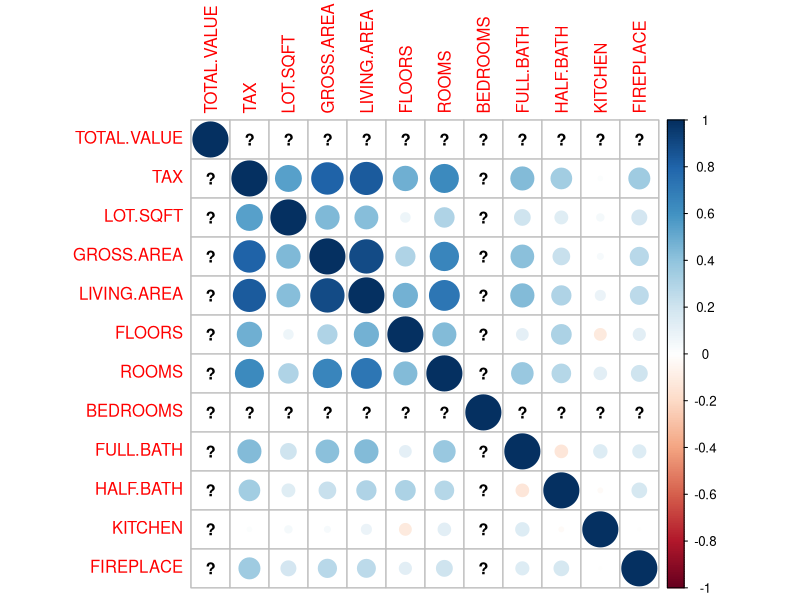
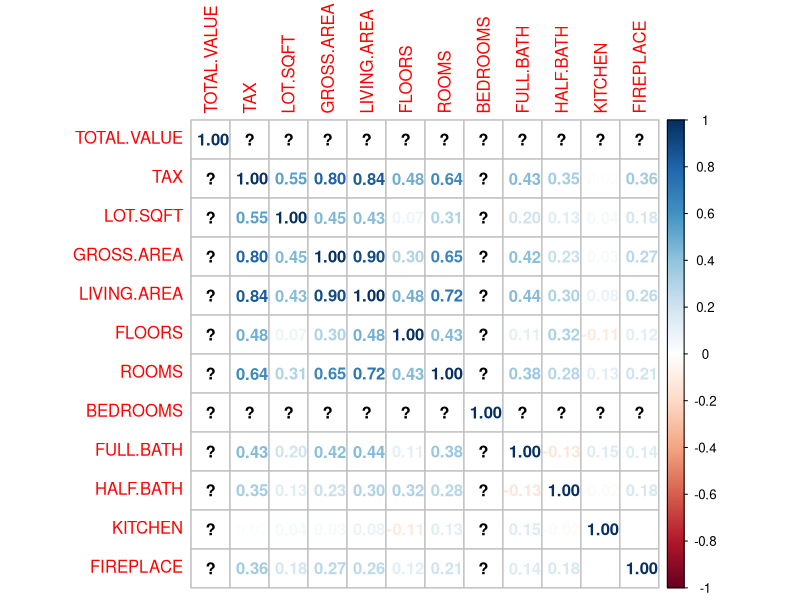
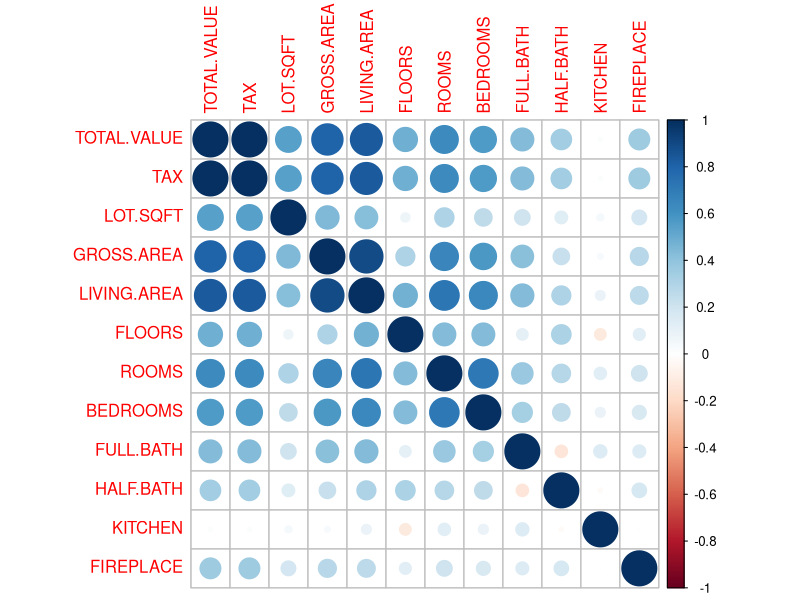
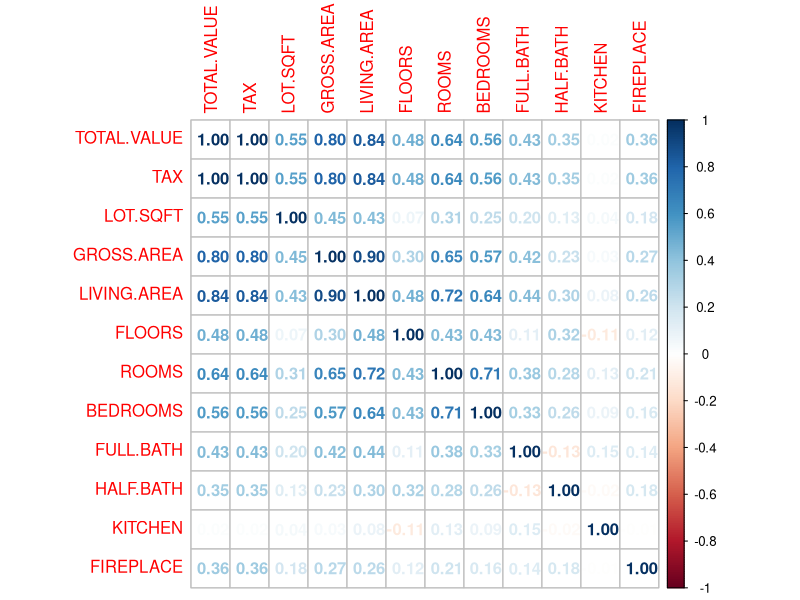
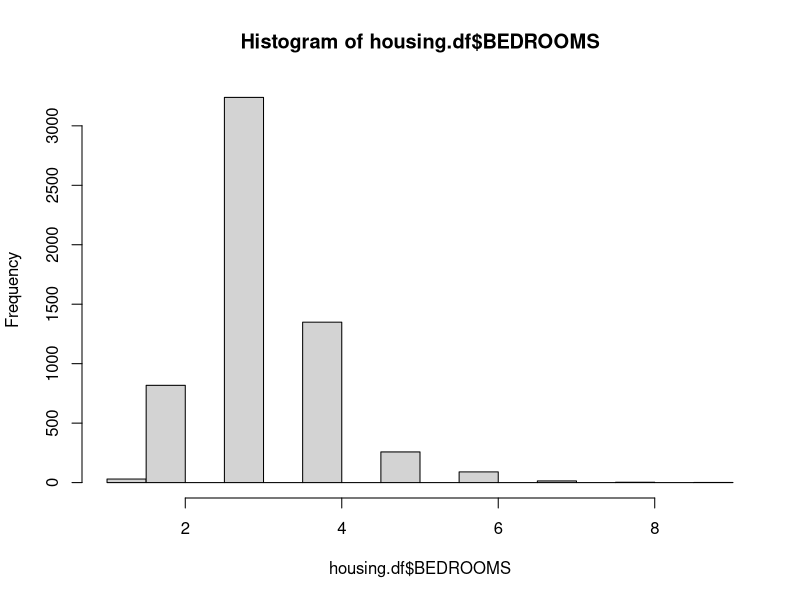
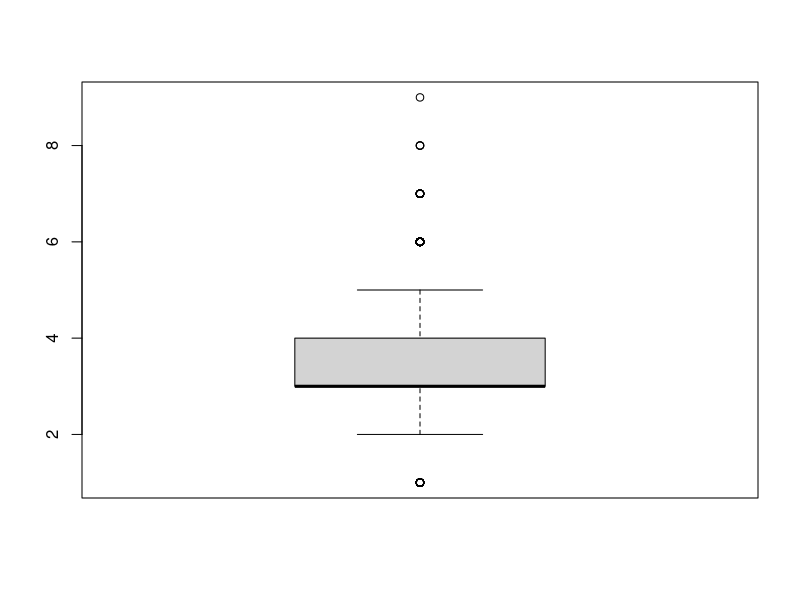
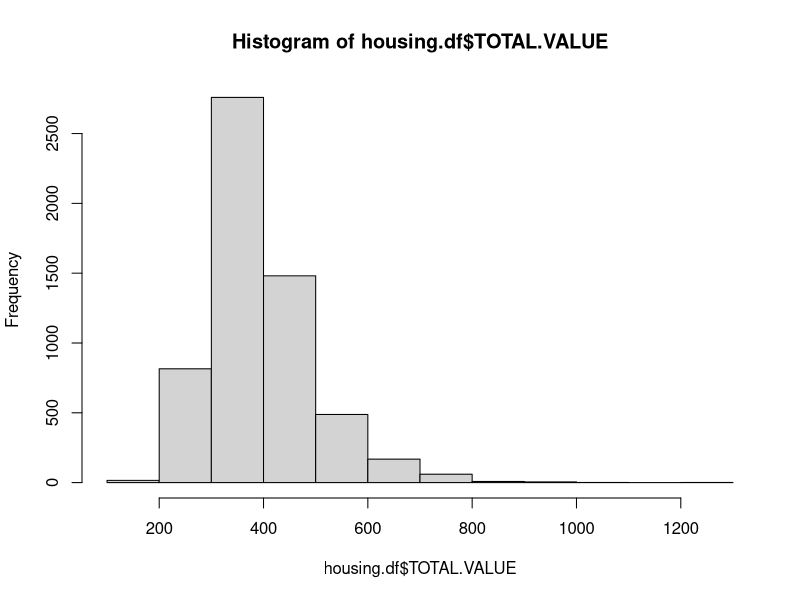
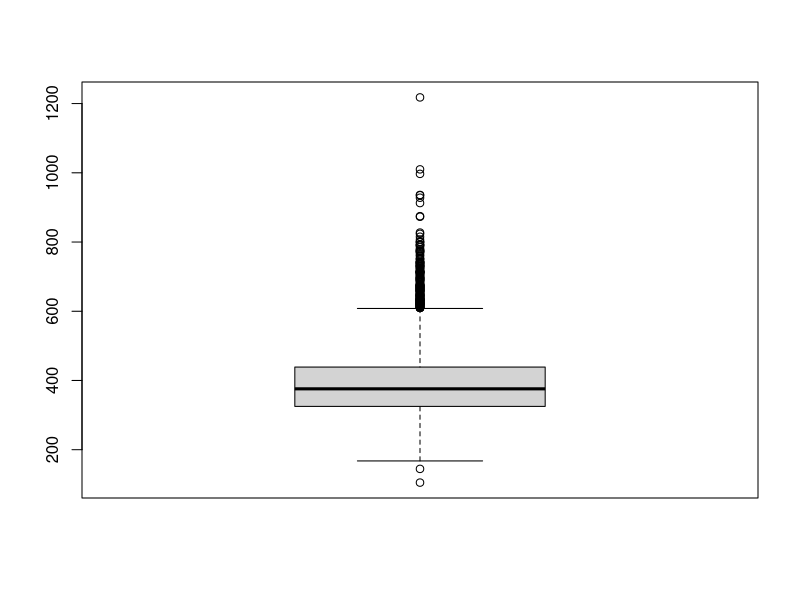

Write the R code that produced these figures, in order. (Note: this script raises an error after producing the figures.)
## ---- chunk 1
Sys.setenv(LD_PRELOAD="/usr/lib/x86_64-linux-gnu/libgfortran.so.3")
packages_to_be_loaded=c("corrplot","dummies","forecast","gains","reshape","mlr")
for(i in packages_to_be_loaded){
    if(i%in%installed.packages()[,1]==F){install.packages(i)}
    require(i,character.only=T)
}
## ---- chunk 2
#change the file path as needed
housing.df <- read.csv("WestRoxbury.csv", header=TRUE) 
## ---- chunk 3
dim(housing.df)  # find the dimension of data frame
## ---- chunk 4
head(housing.df)  # show the first six rows
## ---- chunk 5
names(housing.df) # get names from housing data frame
## ---- chunk 6
# Practice showing different subsets of the data
housing.df[1:10, 1]  # show the first 10 rows of the first column only
housing.df[1:10, ]  # show the first 10 rows of each of the columns 
#housing.df$TOTAL.VALUE  # a different way to show the whole first column
housing.df$TOTAL.VALUE[1:10]  # show the first 10 rows of the first column
housing.df[5, 1:10]  # show the fifth row of the first 10 columns
housing.df[5, c(1:2, 4, 8:10)]  # show the fifth row of some columns
## ---- chunk 7
str(housing.df) #structure of data frame
## ---- chunk 8
summary(housing.df) #five number summary for numeric variables; count summary for factors
## ---- chunk 9
class(housing.df$REMODEL)
## ---- chunk 10
levels(housing.df$REMODEL)
## ---- chunk 11
summary(housing.df$BEDROOMS) #one missing value in row #2
# housing.df$BEDROOMS[is.na(housing.df$BEDROOMS)]=median(housing.df$BEDROOMS,na.rm=TRUE)
## ---- chunk 12
summary(housing.df$TOTAL.VALUE) #one missing value in row #3
# housing.df$TOTAL.VALUE[is.na(housing.df$TOTAL.VALUE)]=mean(housing.df$TOTAL.VALUE,na.rm = TRUE)
## ---- chunk 13
png(filename = "scatterplots1.png")
plot(housing.df[,c(1,2,3,5)])
dev.off()

png(filename = "scatterplots2.png")
plot(housing.df[,c(1,6,7,8)])
dev.off()

png(filename = "scatterplots3.png")
plot(housing.df[,c(1,9,10,11,12,13,14)])
dev.off()
# plot(housing.df[,c(1,2,3,5)])
# plot(housing.df[,c(1,6,7,8)])
# plot(housing.df[,c(1,9,10,11,12,13,14)])
## ---- chunk 14
# using functions from library corrplot
corrs <- cor(housing.df[,c(1:3,5:13)]) #did not include YR.BUILT and REMODEL
corrs.matrix <- as.matrix(corrs)
corrplot(corrs.matrix)
corrplot(corrs.matrix, method="number")
## ---- chunk 15
housing.df.no.mv <- housing.df[c(-2,-3), ]#remove rows 2 & 3
corrs2 <- cor(housing.df.no.mv[,c(1:3,5:13)]) #did not include YR.BUILT and REMODEL
corrs2.matrix <- as.matrix(corrs2)
corrplot(corrs2.matrix)
corrplot(corrs2.matrix, method="number")
## ---- chunk 16
#housing.df <- housing.df[-2,] #remove row
housing.df$BEDROOMS[is.na(housing.df$BEDROOMS)]=median(housing.df$BEDROOMS,na.rm=TRUE)
housing.df$TOTAL.VALUE[is.na(housing.df$TOTAL.VALUE)]=mean(housing.df$TOTAL.VALUE,na.rm = TRUE)
## ---- chunk 17
hist(housing.df$BEDROOMS)
## ---- chunk 18
boxplot(housing.df$BEDROOMS)
## ---- chunk 19
hist(housing.df$TOTAL.VALUE)
## ---- chunk 20
boxplot(housing.df$TOTAL.VALUE)
## ---- chunk 21
#Using the aggregate function
aggregate(housing.df$BEDROOMS, by=list(housing.df$FULL.BATH), FUN=mean, na.rm=TRUE)
## ---- chunk 22
#Using melt and cast to create a Pivot Table
# using functions from library reshape
summary(housing.df$ROOMS)
housing.df$ROOMS.bin <- .bincode(housing.df$ROOMS, c(2:14)) #create bins 
mlt <- melt(housing.df, id = c("ROOMS.bin", "REMODEL"), measure=c("TOTAL.VALUE","FLOORS"))
cast(mlt, ROOMS.bin~REMODEL, subset= variable=="TOTAL.VALUE",
     median, na.rm=TRUE)
## ---- chunk 23
housing.df.model <- housing.df[,c(-2,-15)]
## ---- chunk 24

set.seed(123) #ensure we always get the same output 
housing.index <- housing.df.model[order(runif(5802)), ]#randomized the observations
train <- housing.index[1:4641, ] #create training set
valid <- housing.index[4642:5802, ] #create validation set

dim(train)
dim(valid)
## ---- chunk 25

options(scipen = 999) #ensure no scientific notation is displayed
housing.lm <- lm(TOTAL.VALUE~., data=train)
summary(housing.lm)
## ---- chunk 26
# using functions from library dummies
train.dummies<-dummy("REMODEL", train)
valid.dummies<-dummy("REMODEL", valid)

train <- cbind(train, train.dummies) #prepped data + dummies
valid <- cbind(valid, valid.dummies) #prepped data + dummies

train.search <-train[,c(-13,-14)] #remove REMODEL & REMODELNone
valid.search <-valid[,c(-13,-14)] #remove REMODEL & REMODELNone

names(train.search) #checking column names
names(valid.search) #checking column names
## ---- chunk 27
# Functions from library leaps
# does not work in mro-3.5.2
# search <- regsubsets(TOTAL.VALUE~.,data=train.search, nbest=1, nvmax=dim(train.search)[2], method="exhaustive")
# sum <- summary(search)
# sum$which
# sum$adjr2
## ---- chunk 28
# instead of using leaps, we will use mlr -- this is only necessary to get this to work on azure. Moreover, i
dummy_remodel=dummy("REMODEL",housing.index)
housing.search=cbind(housing.index,dummy_remodel)
housing.search=housing.search[,c(-13,-14)]


ctrl=makeFeatSelControlExhaustive(maxit = 1)
rdesc=makeFixedHoldoutInstance(1:4641, 4642:5802, 5802)
tsk=makeRegrTask(data = housing.search, target = "TOTAL.VALUE")
sfeats = selectFeatures(learner='regr.lm',task=tsk,resampling=rdesc,control=ctrl,show.info = F)
## ---- chunk 29
summary(sfeats)
## ---- chunk 30
selected_vars=sfeats$x
## ---- chunk 31
housing.lm.exhaust <- lm(TOTAL.VALUE~. , data=train[,c(selected_vars,'TOTAL.VALUE')])
summary(housing.lm.exhaust)
## ---- chunk 32
bwdreg <- step(housing.lm, direction="backward")
summary(bwdreg)
## ---- chunk 33

fwdreg <- step(housing.lm, direction="forward")
summary(fwdreg)
## ---- chunk 34

stepreg <- step(housing.lm, direction="both")
summary(stepreg)
## ---- chunk 35

pred_v <- predict(stepreg, valid)
# using functions from forecast
accuracy(pred_v, valid$TOTAL.VALUE)
## ---- chunk 36

pred_v <- predict(housing.lm.exhaust, valid)
# using functions from forecast
accuracy(pred_v, valid$TOTAL.VALUE)
## ---- chunk 37
#using functions from gains
gain.num <-gains(valid$TOTAL.VALUE, pred_v, groups=10)
## ---- chunk 38
plot(gain.num$depth,gain.num$mean.resp, xlab = "decile", ylab="Mean Response", main = "Decile vs. Mean Response", type = "l")
abline(h=mean(valid$TOTAL.VALUE), col="red") #draw a horizontal line showing the naive estimate
## ---- chunk 39
barplot(gain.num$mean.resp/mean(valid$TOTAL.VALUE), names.arg=gain.num$depth, xlab="Decile", ylab="Mean Response",
main="Decile-Wise Lift Chart")
abline(h=1,col='red')
## ---- chunk 40
#print the lift values for decile groups
gain.num$mean.resp/mean(valid$TOTAL.VALUE)
